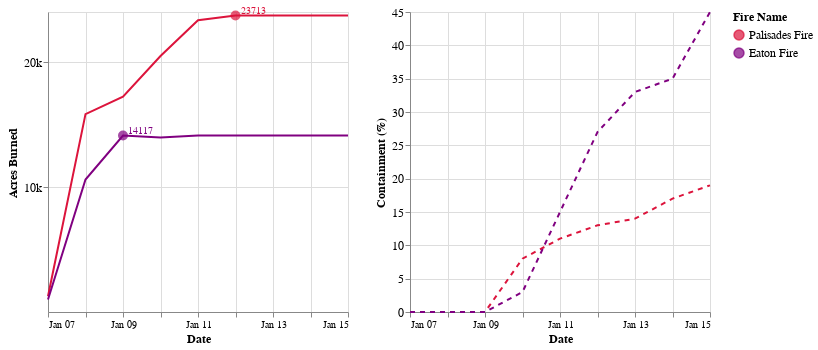

Here is the notebook cell this chart was saved with:
### Markdown cell above
# Visualize Temporal Results Over Acres Burnt

### Code cell
# Define your fire data
data = [
    {"Date": "January 7, 2025",  "Fire Name": "Palisades Fire", "Acres Burned": 1262,    "Containment": 0,  "Status": "ACTIVE"},
    {"Date": "January 7, 2025",  "Fire Name": "Eaton Fire",     "Acres Burned": 1000,    "Containment": 0,  "Status": "ACTIVE"},
    {"Date": "January 8, 2025",  "Fire Name": "Palisades Fire", "Acres Burned": 15832,   "Containment": 0,  "Status": "ACTIVE"},
    {"Date": "January 8, 2025",  "Fire Name": "Eaton Fire",     "Acres Burned": 10600,   "Containment": 0,  "Status": "ACTIVE"},
    {"Date": "January 9, 2025",  "Fire Name": "Palisades Fire", "Acres Burned": 17234,   "Containment": 0,  "Status": "ACTIVE"},
    {"Date": "January 9, 2025",  "Fire Name": "Eaton Fire",     "Acres Burned": 14117,   "Containment": 0,  "Status": "ACTIVE"},
    {"Date": "January 10, 2025", "Fire Name": "Palisades Fire", "Acres Burned": 20483.2, "Containment": 8,  "Status": "ACTIVE"},
    {"Date": "January 10, 2025", "Fire Name": "Eaton Fire",     "Acres Burned": 13956.3, "Containment": 3,  "Status": "ACTIVE"},
    {"Date": "January 11, 2025", "Fire Name": "Palisades Fire", "Acres Burned": 23342.8, "Containment": 11, "Status": "ACTIVE"},
    {"Date": "January 11, 2025", "Fire Name": "Eaton Fire",     "Acres Burned": 14117,   "Containment": 15, "Status": "ACTIVE"},
    {"Date": "January 12, 2025", "Fire Name": "Palisades Fire", "Acres Burned": 23713,   "Containment": 13, "Status": "ACTIVE"},
    {"Date": "January 12, 2025", "Fire Name": "Eaton Fire",     "Acres Burned": 14117,   "Containment": 27, "Status": "ACTIVE"},
    {"Date": "January 13, 2025", "Fire Name": "Palisades Fire", "Acres Burned": 23713,   "Containment": 14, "Status": "ACTIVE"},
    {"Date": "January 13, 2025", "Fire Name": "Eaton Fire",     "Acres Burned": 14117,   "Containment": 33, "Status": "ACTIVE"},
    {"Date": "January 14, 2025", "Fire Name": "Palisades Fire", "Acres Burned": 23713,   "Containment": 17, "Status": "ACTIVE"},
    {"Date": "January 14, 2025", "Fire Name": "Eaton Fire",     "Acres Burned": 14117,   "Containment": 35, "Status": "ACTIVE"},
    {"Date": "January 15, 2025", "Fire Name": "Palisades Fire", "Acres Burned": 23713,   "Containment": 19, "Status": "ACTIVE"},
    {"Date": "January 15, 2025", "Fire Name": "Eaton Fire",     "Acres Burned": 14117,   "Containment": 45, "Status": "ACTIVE"},
]

acres_df = pd.DataFrame(data)
acres_df["Date"] = pd.to_datetime(acres_df["Date"])

# ------------------------------
# Chart 1: Burned Acres as a red line chart with peak annotations
# ------------------------------
chart_acres = alt.Chart(acres_df).mark_line(point=False).encode(
    x=alt.X('Date:T', axis=alt.Axis(format='%b %d', labelAngle=0, labelFontSize=10)),
    y=alt.Y('Acres Burned:Q',
            axis=alt.Axis(title='Acres Burned', format=".0~s", values=[10000, 20000], labelColor='black', titleColor='black')),
    color=alt.Color('Fire Name:N',
                    scale=alt.Scale(domain=['Palisades Fire', 'Eaton Fire'],
                                    range=['crimson', 'purple']),
                    legend=alt.Legend(title="Fire Name"))
).properties(width=300, height=300)

# Calculate peak points for burned acres per fire
peak_df = acres_df.loc[acres_df.groupby("Fire Name")["Acres Burned"].idxmax()]

peak_points = alt.Chart(peak_df).mark_point(filled=True, size=100).encode(
    x='Date:T',
    y='Acres Burned:Q',
    color=alt.Color('Fire Name:N',
                    scale=alt.Scale(domain=['Palisades Fire', 'Eaton Fire'],
                                    range=['crimson', 'purple']))
)

peak_text = alt.Chart(peak_df).mark_text(align='left', dx=5, dy=-5, fontSize=10).encode(
    x='Date:T',
    y='Acres Burned:Q',
    text='Acres Burned:Q',
    color=alt.Color('Fire Name:N',
                    scale=alt.Scale(domain=['Palisades Fire', 'Eaton Fire'],
                                    range=['crimson', 'purple']))
)

chart_acres = chart_acres + peak_points + peak_text

# ------------------------------
# Chart 2: Containment (Dashed Blue Line Chart)
# ------------------------------
chart_cont = alt.Chart(acres_df).mark_line(point=False, strokeDash=[5,5]).encode(
    x=alt.X('Date:T', axis=alt.Axis(format='%b %d', labelAngle=0, labelFontSize=10)),
    y=alt.Y('Containment:Q',
            axis=alt.Axis(title='Containment (%)', labelColor='black', titleColor='black')),
    color=alt.Color('Fire Name:N',
                    scale=alt.Scale(domain=['Palisades Fire', 'Eaton Fire'],
                                    range=['crimson', 'purple']),
                    legend=alt.Legend(title="Fire Name"))
).properties(width=300, height=300)

# ------------------------------
# Combine the two charts side-by-side
# ------------------------------
final_chart = alt.hconcat(chart_acres, chart_cont).resolve_scale(y='independent')
final_chart

### Figure 1 — Vega-Lite specification as saved in the notebook (floating-point values rounded to 4 significant figures)
{"config": {"title": {"font": "Helvetica", "fontSize": 12}, "axis": {"labelFont": "Helvetica", "labelFontSize": 12, "titleFont": "Helvetica", "titleFontSize": 12}, "legend": {"labelFont": "Helvetica", "labelFontSize": 12, "titleFont": "Helvetica", "titleFontSize": 12}}, "hconcat": [{"layer": [{"data": {"name": "data-37e4780766b0cd43a79960382c72fb73"}, "mark": {"type": "line", "point": false}, "encoding": {"color": {"field": "Fire Name", "legend": {"title": "Fire Name"}, "scale": {"domain": ["Palisades Fire", "Eaton Fire"], "range": ["crimson", "purple"]}, "type": "nominal"}, "x": {"axis": {"format": "%b %d", "labelAngle": 0, "labelFontSize": 10}, "field": "Date", "type": "temporal"}, "y": {"axis": {"format": ".0~s", "labelColor": "black", "title": "Acres Burned", "titleColor": "black", "values": [10000, 20000]}, "field": "Acres Burned", "type": "quantitative"}}}, {"data": {"name": "data-c637c73167c41b67cadffed0f8660907"}, "mark": {"type": "point", "filled": true, "size": 100}, "encoding": {"color": {"field": "Fire Name", "scale": {"domain": ["Palisades Fire", "Eaton Fire"], "range": ["crimson", "purple"]}, "type": "nominal"}, "x": {"field": "Date", "type": "temporal"}, "y": {"field": "Acres Burned", "type": "quantitative"}}}, {"data": {"name": "data-c637c73167c41b67cadffed0f8660907"}, "mark": {"type": "text", "align": "left", "dx": 5, "dy": -5, "fontSize": 10}, "encoding": {"color": {"field": "Fire Name", "scale": {"domain": ["Palisades Fire", "Eaton Fire"], "range": ["crimson", "purple"]}, "type": "nominal"}, "text": {"field": "Acres Burned", "type": "quantitative"}, "x": {"field": "Date", "type": "temporal"}, "y": {"field": "Acres Burned", "type": "quantitative"}}}], "height": 300, "width": 300}, {"data": {"name": "data-37e4780766b0cd43a79960382c72fb73"}, "mark": {"type": "line", "point": false, "strokeDash": [5, 5]}, "encoding": {"color": {"field": "Fire Name", "legend": {"title": "Fire Name"}, "scale": {"domain": ["Palisades Fire", "Eaton Fire"], "range": ["crimson", "purple"]}, "type": "nominal"}, "x": {"axis": {"format": "%b %d", "labelAngle": 0, "labelFontSize": 10}, "field": "Date", "type": "temporal"}, "y": {"axis": {"labelColor": "black", "title": "Containment (%)", "titleColor": "black"}, "field": "Containment", "type": "quantitative"}}, "height": 300, "width": 300}], "resolve": {"scale": {"y": "independent"}}, "$schema": "https://vega.github.io/schema/vega-lite/v5.20.1.json", "datasets": {"data-37e4780766b0cd43a79960382c72fb73": [{"Date": "2025-01-07T00:00:00", "Fire Name": "Palisades Fire", "Acres Burned": 1262.0, "Containment": 0, "Status": "ACTIVE"}, {"Date": "2025-01-07T00:00:00", "Fire Name": "Eaton Fire", "Acres Burned": 1000.0, "Containment": 0, "Status": "ACTIVE"}, {"Date": "2025-01-08T00:00:00", "Fire Name": "Palisades Fire", "Acres Burned": 15830.0, "Containment": 0, "Status": "ACTIVE"}, {"Date": "2025-01-08T00:00:00", "Fire Name": "Eaton Fire", "Acres Burned": 10600.0, "Containment": 0, "Status": "ACTIVE"}, {"Date": "2025-01-09T00:00:00", "Fire Name": "Palisades Fire", "Acres Burned": 17230.0, "Containment": 0, "Status": "ACTIVE"}, {"Date": "2025-01-09T00:00:00", "Fire Name": "Eaton Fire", "Acres Burned": 14120.0, "Containment": 0, "Status": "ACTIVE"}, {"Date": "2025-01-10T00:00:00", "Fire Name": "Palisades Fire", "Acres Burned": 20480.0, "Containment": 8, "Status": "ACTIVE"}, {"Date": "2025-01-10T00:00:00", "Fire Name": "Eaton Fire", "Acres Burned": 13960.0, "Containment": 3, "Status": "ACTIVE"}, {"Date": "2025-01-11T00:00:00", "Fire Name": "Palisades Fire", "Acres Burned": 23340.0, "Containment": 11, "Status": "ACTIVE"}, {"Date": "2025-01-11T00:00:00", "Fire Name": "Eaton Fire", "Acres Burned": 14120.0, "Containment": 15, "Status": "ACTIVE"}, {"Date": "2025-01-12T00:00:00", "Fire Name": "Palisades Fire", "Acres Burned": 23710.0, "Containment": 13, "Status": "ACTIVE"}, {"Date": "2025-01-12T00:00:00", "Fire Name": "Eaton Fire", "Acres Burned": 14120.0, "Containment": 27, "Status": "ACTIVE"}, {"Date": "2025-01-13T00:00:00", "Fire Name": "Palisades Fire", "Acres Burned": 23710.0, "Containment": 14, "Status": "ACTIVE"}, {"Date": "2025-01-13T00:00:00", "Fire Name": "Eaton Fire", "Acres Burned": 14120.0, "Containment": 33, "Status": "ACTIVE"}, {"Date": "2025-01-14T00:00:00", "Fire Name": "Palisades Fire", "Acres Burned": 23710.0, "Containment": 17, "Status": "ACTIVE"}, {"Date": "2025-01-14T00:00:00", "Fire Name": "Eaton Fire", "Acres Burned": 14120.0, "Containment": 35, "Status": "ACTIVE"}, {"Date": "2025-01-15T00:00:00", "Fire Name": "Palisades Fire", "Acres Burned": 23710.0, "Containment": 19, "Status": "ACTIVE"}, {"Date": "2025-01-15T00:00:00", "Fire Name": "Eaton Fire", "Acres Burned": 14120.0, "Containment": 45, "Status": "ACTIVE"}], "data-c637c73167c41b67cadffed0f8660907": [{"Date": "2025-01-09T00:00:00", "Fire Name": "Eaton Fire", "Acres Burned": 14120.0, "Containment": 0, "Status": "ACTIVE"}, {"Date": "2025-01-12T00:00:00", "Fire Name": "Palisades Fire", "Acres Burned": 23710.0, "Containment": 13, "Status": "ACTIVE"}]}}
